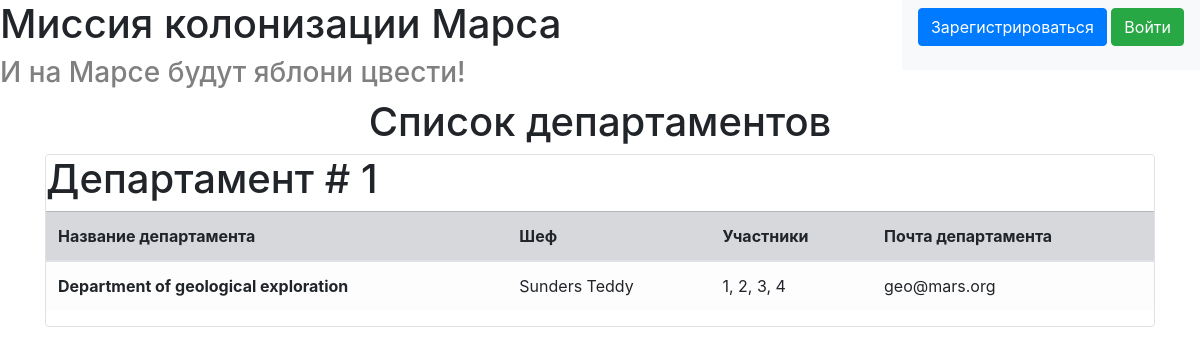
The page /departments on the database its author committed.
### data/departments.py (models this page shows, shortened)
class Department(SqlAlchemyBase):
    __tablename__ = 'department'
    id = sqlalchemy.Column(sqlalchemy.Integer, primary_key=True, autoincrement=True)
    title = sqlalchemy.Column(sqlalchemy.String)
    chief = sqlalchemy.Column(sqlalchemy.Integer, sqlalchemy.ForeignKey("users.id"))
    members = sqlalchemy.Column(sqlalchemy.String)
    email = sqlalchemy.Column(sqlalchemy.String)
    user = orm.relation('User')

### data/users.py (models this page shows, shortened)
class User(SqlAlchemyBase, UserMixin):
    __tablename__ = 'users'
    id = sqlalchemy.Column(sqlalchemy.Integer,
                           primary_key=True, autoincrement=True)
    surname = sqlalchemy.Column(sqlalchemy.String)
    name = sqlalchemy.Column(sqlalchemy.String)
    age = sqlalchemy.Column(sqlalchemy.Integer)
    position = sqlalchemy.Column(sqlalchemy.String)
    speciality = sqlalchemy.Column(sqlalchemy.String)
    address = sqlalchemy.Column(sqlalchemy.String)
    email = sqlalchemy.Column(sqlalchemy.String, unique=True)
    hashed_password = sqlalchemy.Column(sqlalchemy.String)
    modified_date = sqlalchemy.Column(sqlalchemy.DateTime,
                                      default=datetime.datetime.now)
    jobs = orm.relation("Jobs", back_populates='user')
    departments = orm.relation("Department", back_populates='user')

### main.py (the view)
@app.route("/departments")
def departments():
    db_sess = db_session.create_session()
    departments = db_sess.query(Department).all()
    return render_template("departments.html", departments=departments)

### data/db_session.py (called while the page is built)
def create_session() -> Session:
    global __factory
    return __factory()

### templates/departments.html (shortened to what this page needs)
{% extends "base.html" %}
{% block content %}
<h1 class="middle">Список департаментов</h1>
<div class="col-md6 border rounded">
    {% for item in departments %}
    <h1>Департамент # {{loop.index}}</h1>
    <table class="table">
        <thead>
        <tr class="table-secondary">
            <th scope="col">Название департамента</th>
            <th scope="col">Шеф</th>
            <th scope="col">Участники</th>
            <th scope="col">Почта департамента</th>
        </tr>
        </thead>
        <tbody>
        <tr class="table-light">
            <th scope="row">{{item.title.capitalize()}}</th>
            <td>{{item.user.surname}} {{item.user.name}}</td>
            <td>{{item.members}}</td>
            <td>{{item.email}}</td>
        </tr>
        </tbody>
    </table>
    {% endfor %}
</div>
{% endblock %}

### static/css/style.css (style rules this page uses)
.middle { text-align: center; }
table { width: 300px; }

### rows shown on the page
Department: title "Department of geological exploration", user.surname "Sunders", user.name "Teddy", members "1, 2, 3, 4", email "geo@mars.org"
